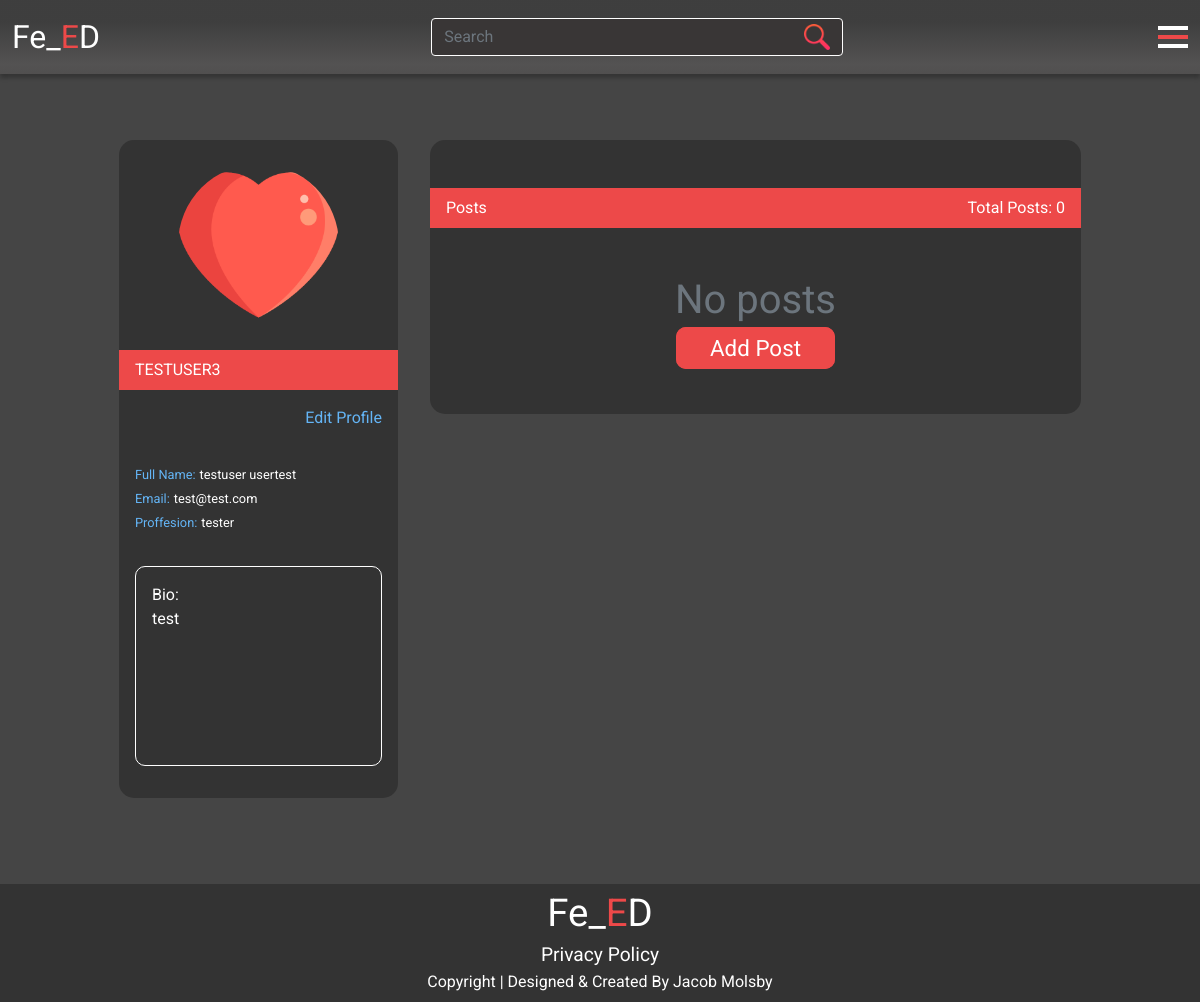
/profile/ (signed in), run on an earlier commit of the app's database.
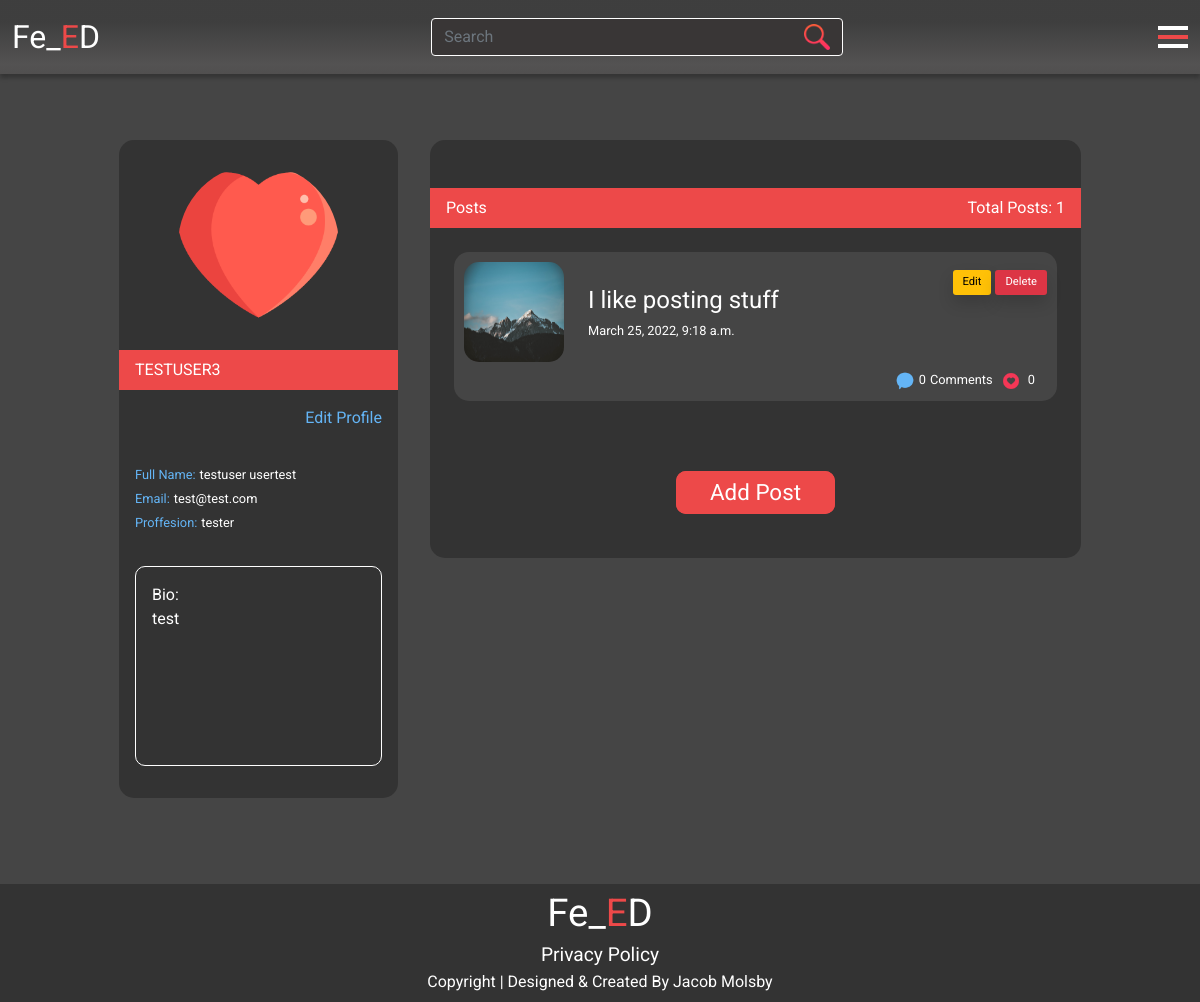
And on a later commit of the database.
### posts/models.py (models this page shows, shortened)
class Post(models.Model):
    author = models.ForeignKey(
        BlogUser, on_delete=models.CASCADE, related_name="post_author")
    slug = models.SlugField(blank=True, null=True)
    post_image = models.ImageField(null=True, blank=True, upload_to="media")
    post_title = models.CharField(max_length=254)
    post_body = models.TextField()
    posted = models.DateTimeField(auto_now_add=True)
    status = models.IntegerField(choices=STATUS, default=0)
    likes = models.ManyToManyField(
        User, related_name='blog_likes', blank=True)
    class Meta:
        ordering = ['-posted']
    def number_of_likes(self):
        return self.likes.count()

### users/views.py (the view)
# urls.py: path("profile/", views.profile, name="profile"),
def profile(request):
    userProfile = get_object_or_404(BlogUser, user=request.user)
    posts = Post.objects.filter(author=userProfile)
    template_name = "users/profile.html"
    context = {
        "posts": posts,
        "on_page": True,
        "userProfile": userProfile,
    }
    return render(request, template_name, context)

### users/templates/users/profile.html (shortened to what the changed rows need)
{% extends 'base.html' %}
{% block content %}
<main class="position-relative">
    <div class="container">
        <div class="row d-flex justify-content-center">
            <div class="col-xs-12 col-sm-10 col-md-7 m-3">
                <div class="user-background pt-5">
                    <div class="user-banner d-flex justify-content-between align-items-center pe-3 ps-3">
                        <p class="text-thin mb-0">Total Posts: <span id="numberOfPosts">{{ posts.count }}</span></p>
                    </div>
                    {% if posts %}
                    <ul class="list-unstyled mb-0 pb-1">
                        {% for post in posts %}
                        <li class="list-item-posts m-4">
                            <div class="row">
                                <div class="post-wrapper">
                                    <div class="wrapper d-flex justify-content-between">
                                        <div class="post-details d-flex">
                                            <img class="post-user-image" src="{% if post.post_image %}{{ post.post_image.url }} {% endif %}"
                                            alt="Post preview image">
                                            <div class="information-wrapper">
                                                <div class="post-information mt-4 ms-2 ms-md-4">
                                                    <h4 class="text-thin">{{ post.post_title }}</h4>
                                                    <h6 class="text-thin text-small">{{ post.posted }}</h6>
                                                </div>
                                            </div>
                                        </div>
                                        <div class="edit-wrapper mt-2 d-none d-lg-flex">
                                            <a class="me-1 edit-buttons d-flex align-items-center btn-warning text-smallest shadow" href="#">Edit</a>
                                            <a type="button" class="d-flex align-items-center edit-buttons btn-danger text-smallest shadow" data-bs-toggle="modal" data-bs-target="#deleteModal">
                                                Delete
                                            </a>
                                        </div>
                                    </div>
                                    <div class="statistics-wrapper">
                                        <ul
                                            class="list-unstyled list-inline mb-0 pe-2 d-flex justify-content-end align-items-center mt-2">
                                            <li class="list-inline-item social">
                                                <p class="text-thin text-small mb-0"><img
                                                        src="{{ MEDIA_URL }}comment.png" width="20px" height="auto"
                                                        alt="Comment Icon"><span
                                                        class="ms-1 me-1 number-of-comments">{{ post.comments.count }}</span>Comments</p>
                                            </li>
                                            <li class="list-inline-item social mb-0">
                                                <p class="text-thin text-small mb-0">
                                                    <img src="{{ MEDIA_URL }}thumbs-up.png" width="20px" height="auto"
                                                        alt="Heart icon">
                                                    <span class="ms-1 me-1 number-of-likes">{{ post.number_of_likes }}</span>
                                                </p>
                                            </li>
                                        </ul>
                                    </div>
                                </div>
                            </div>
                        </li>
                    {% endfor %}
                    </ul>
                    <div class="no-post-wrapper text-center p-5">
                        <a class="red-button" href="{% url 'add_post' %}">Add Post</a>
                    </div>
                    {% else %}
                    <div class="no-post-wrapper text-center p-5">
                        <h1 class="text-thin text-center text-muted">No posts</h1>
                        <a class="red-button" href="{% url 'add_post' %}">Add Post</a>
                    </div>
                    {% endif %}
                </div>
            </div>
        </div>
    </div>
</main>
{% endblock  %}

What changed in the data, as far as the page shows it:
added Post: post_image (picture), post_title "I like posting stuff", posted "March 25, 2022, 9:18 a.m.", comments.count "0", number_of_likes "0"
Also different on the page:
{{ posts.count }}: "0" → "1"
text no longer shown: "No posts"
